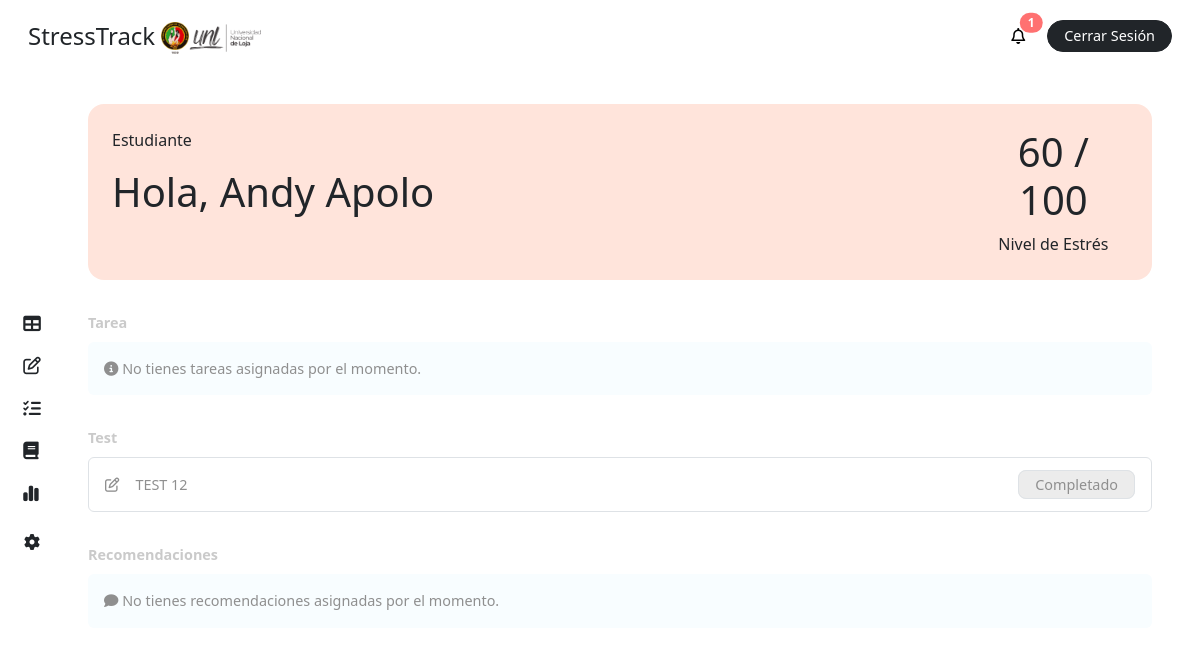
Page /panel/ (signed in) on the earlier database version.
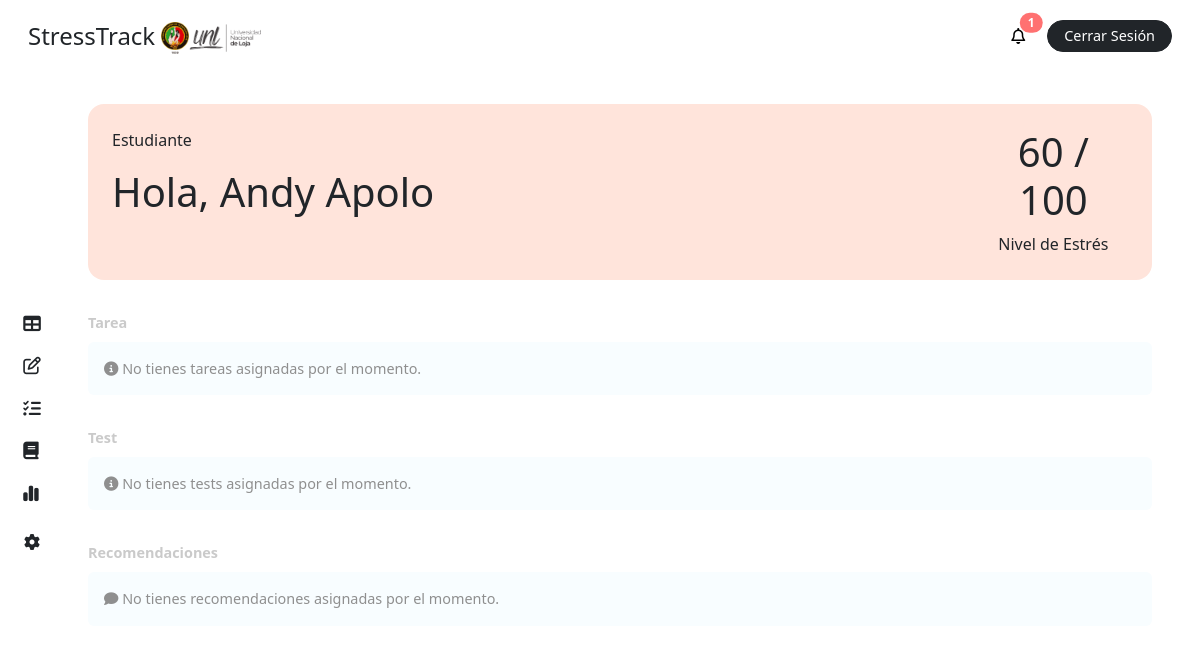
Same page on the later database version.
### stress/models.py (models this page shows, shortened)
class Test(models.Model):
    title = models.CharField(max_length=255)
    due_date = models.DateField(blank=True, null=True)
    Team = models.ManyToManyField(Team, related_name='tests')
    course = models.ForeignKey(Course, on_delete=models.CASCADE, related_name='tests', default='2')
    created_at = models.DateTimeField(auto_now_add=True)
    updated_at = models.DateTimeField(auto_now=True)

### stress/views.py (the view)
# urls.py: path('panel/', views.panel, name='panel'),
@login_required
def panel(request):
    user = request.user
    course = user.course
    team = user.group
    tasks = None
    tests = None
    top_3_stressed_students = None
    average_stress = None
    course_teaching = user.teaching_courses.first()
    courses = Course.objects.all()
    professors = CustomUser.objects.filter(role='teacher').all()
    if course_teaching:
        students = course_teaching.students.filter(stress__gt=0)
        top_3_stressed_students = students.order_by('-stress')[:3]
        average_stress = int(students.aggregate(avg_stress=Avg('stress'))['avg_stress'] or 0)
    if course:
        tasks = course.tasks.filter(due_date__gte=date.today()).order_by('due_date')
    if team:
        tests = team.tests.all()
    stress = user.stress
    color = ""
    recommendations = user.recommendation
    if 0 <= stress <= 20:
        color = 'bg-good'
    elif 20 < stress <= 40:
        color = 'bg-not-bad'
    elif 40 < stress <= 60:
        color = 'bg-dangerr'
    elif 60 < stress <= 100:
        color = 'bg-dying'
    context = {
        'name': user.first_name or "Usuario",
        'surname': user.last_name or "Usuario",
        'color': color,
        'recommendation': recommendations,
        'stress': stress,
        'role': user.role,
        'top_3_stressed_students': top_3_stressed_students,
        'average_stress': average_stress,
        'course_teaching': course_teaching,
        'notifications': user.notifications.all(),
        'unread_notifications': user.notifications.filter(is_read=False).count(),
        'courses': courses,
        'professors': professors,
    }
    if tasks:
        if tasks.exists():
            tmp_task = tasks.first()
            task = {
                'title': tmp_task.title,
                'date': tmp_task.due_date
            }
        else:
            task = None
    else:
        task = None
    if tests:
        tmp_test = tests.last()
        flg = test_resolve(tmp_test, user)
        test = {
            'id': tmp_test.id,
            'title': tmp_test.title,
            'state': flg
        }
    else:
        test = None
    context['task'] = task
    context['test'] = test
    return render(request, 'dashboard/panel.html', context)

### stress/utils.py (called while the page is built)
def test_resolve(test, user):
    answered = Answer.objects.filter(student=user,question__test=test).exists()
    return answered

### stress/templates/dashboard/panel.html (shortened to what this page needs)
{% extends "base/dashboard_base.html" %}
{% block content %}
{% include "elements/dashboard_sidebar.html" with role=role %}
<main class="main p-4 pt-2 pe-5">
    <div class="{{ color }} p-4 rounded-4 my-4">
        <div class="row">
            {% if role == 'student' %}
                <div class="col-10">
                    <p>Estudiante</p>
                    <h1>Hola, {{ name }} {{surname}} </h1>
                </div>
                <div class="col-2 text-center">
                    <h1>{{ stress }} / 100</h1>
                    <p class="m-0">Nivel de Estrés</p>
                </div>
            {% endif %}
        </div>
    </div>
    {% if role == 'student' %}
        <div class="mb-4">
            <label class="text-grisillo fw-bold my-2">Tarea</label>
            {% if not task %}
                <div class="bg-inf p-3 rounded-2 text-gris">
                    <i class="fas fa-info-circle"></i> No tienes tareas asignadas por el momento.
                </div>
            {% endif %}
        </div>
        <div class="mb-4">
            <label class="text-grisillo fw-bold my-2">Test</label>
        {% if not test %}
        <div class="bg-inf p-3 rounded-2 text-gris">
            <i class="fas fa-info-circle"></i> No tienes tests asignadas por el momento.
        </div>
        {% else %}
        <div class="p-3 rounded-2 text-gris border border-1">
            <div class="row">
                <div class="col-10">
                    <i class="fa-regular fa-pen-to-square me-3"></i>{{ test.title }}
                </div>
                <div class="col-2 text-end">
                        {% if not test.state %}
                            <div class="ms-4 p-1 d-inline rounded-4 fs-7">
                                <a href="{% url 'test' test.id %}" class="text-decoration-none border border-dark text-dark py-1 px-3 rounded-3 fs-7">Realizar Test</a>
                            </div>
                        {% else %}
                            <div class="ms-4 bg-color-grisillo py-1 px-3 border d-inline rounded-3 fs-7">
                                Completado
                            </div>
                            {% endif %}
                        </div>
                    </div>
                </div>
                {% endif %}
        </div>
        <div class="mb-4">
            <label class="text-grisillo fw-bold my-2">Recomendaciones</label>
            {% if not recommendation %}
            <div class="bg-inf p-3 rounded-2 text-gris">
                <i class="fas fa-comment"></i> No tienes recomendaciones asignadas por el momento.
            </div>
            {% endif %}
        </div>
    {% endif %}
</main>
{% endblock %}

Differences in the rows shown:
removed Test: title "TEST 12"
Other differences:
text no longer shown: "Completado"
text now shown: "No tienes tests asignadas por el momento."
